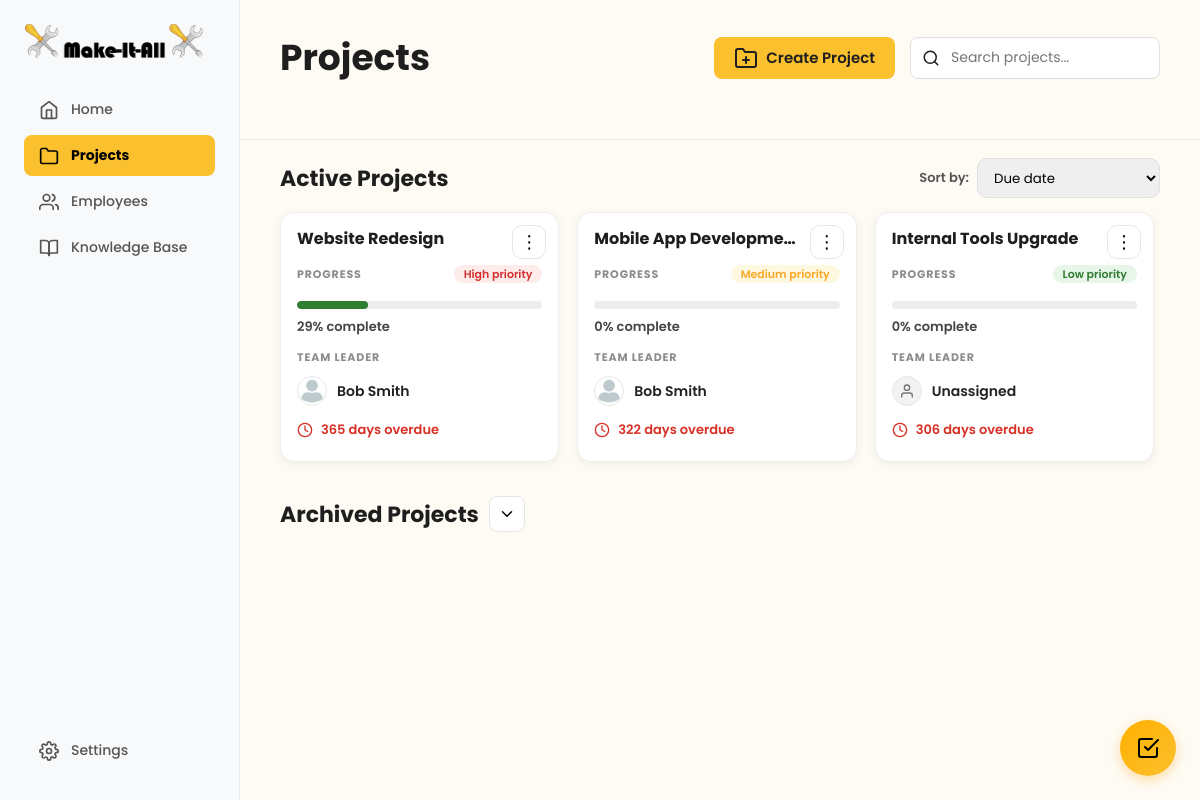
Before: /user/project/projects-overview.php with the older database file.
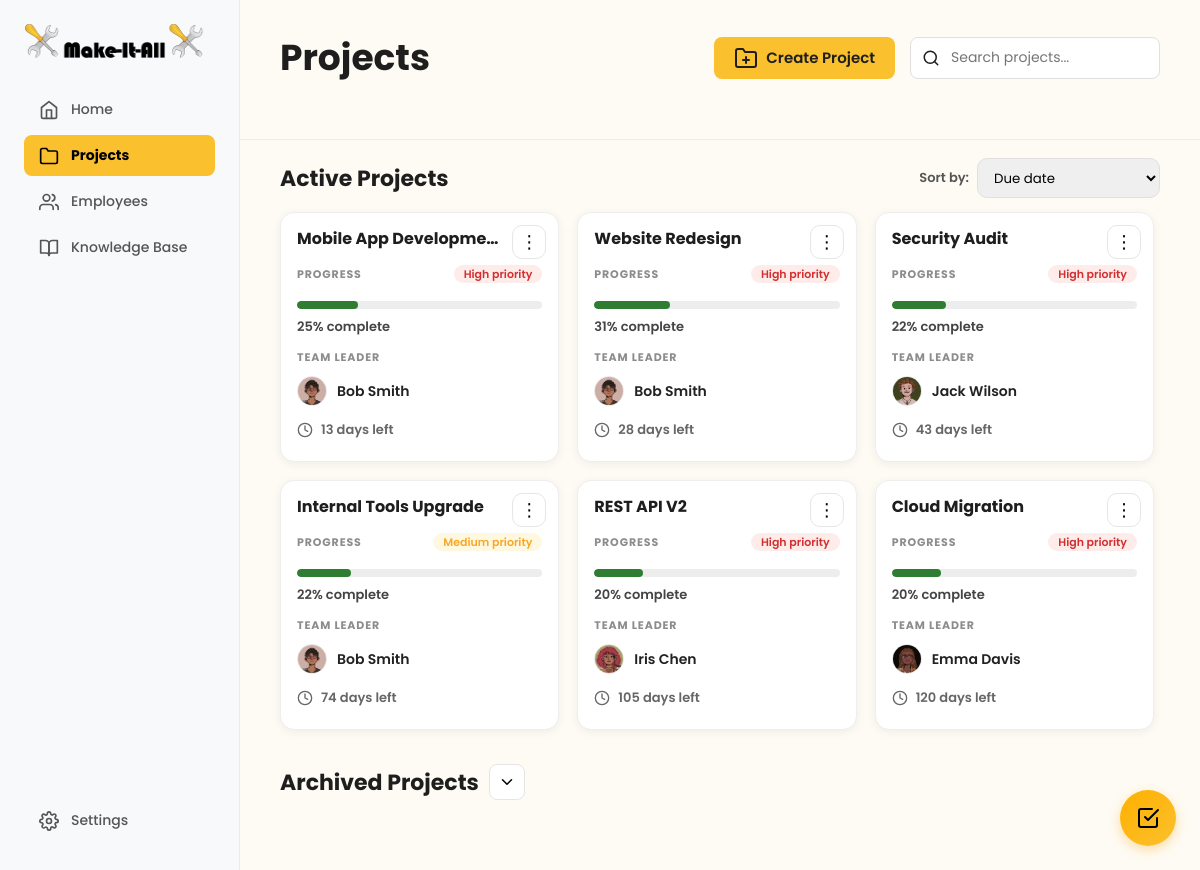
After: the same page with the newer database file.
### tables this page shows
CREATE TABLE projects (
    project_id INT AUTO_INCREMENT PRIMARY KEY,
    project_name VARCHAR(255) NOT NULL,
    description TEXT,
    created_by INT NOT NULL COMMENT 'Manager who created the project',
    team_leader_id INT NULL COMMENT 'Assigned team leader',
    start_date DATE NOT NULL,
    deadline DATE NOT NULL,
    estimated_completion_date DATE NULL COMMENT 'Calculated based on velocity',
    completed_date DATE NULL,
    status ENUM('planning', 'active', 'on_hold', 'completed', 'archived') DEFAULT 'active',
    priority ENUM('low', 'medium', 'high') DEFAULT 'medium',
    completion_percentage DECIMAL(5,2) DEFAULT 0.00,
    overdue_tasks_count INT DEFAULT 0,
    resource_level ENUM('sufficient', 'tight', 'under_resourced') DEFAULT 'sufficient',
    created_at TIMESTAMP DEFAULT CURRENT_TIMESTAMP,
    updated_at TIMESTAMP DEFAULT CURRENT_TIMESTAMP ON UPDATE CURRENT_TIMESTAMP,
    archived_at TIMESTAMP NULL,
    FOREIGN KEY (created_by) REFERENCES users(user_id) ON DELETE RESTRICT,
    FOREIGN KEY (team_leader_id) REFERENCES users(user_id) ON DELETE SET NULL,
    INDEX idx_status (status),
    INDEX idx_created_by (created_by),
    INDEX idx_team_leader (team_leader_id),
    INDEX idx_deadline (deadline),
    INDEX idx_priority (priority)
);

CREATE TABLE users (
    user_id INT AUTO_INCREMENT PRIMARY KEY,
    email VARCHAR(255) NOT NULL UNIQUE,
    password_hash VARCHAR(255) NULL COMMENT 'NULL for non-registered employees',
    is_registered BOOLEAN DEFAULT FALSE,
    first_name VARCHAR(100) NOT NULL,
    last_name VARCHAR(100) NOT NULL,
    profile_picture VARCHAR(255) DEFAULT '/default-avatar.png',
    role ENUM('manager', 'team_leader', 'team_member', 'technical_specialist') NOT NULL DEFAULT 'team_member',
    department VARCHAR(100),
    specialties TEXT COMMENT 'JSON array: ["Frontend", "React", "UX Design"]',
    manager_id INT NULL COMMENT 'Self-referencing FK - who manages this user',
    is_active BOOLEAN DEFAULT TRUE,
    last_login TIMESTAMP NULL,
    created_at TIMESTAMP DEFAULT CURRENT_TIMESTAMP,
    updated_at TIMESTAMP DEFAULT CURRENT_TIMESTAMP ON UPDATE CURRENT_TIMESTAMP,
    FOREIGN KEY (manager_id) REFERENCES users(user_id) ON DELETE SET NULL,
    INDEX idx_email (email),
    INDEX idx_role (role),
    INDEX idx_manager (manager_id),
    INDEX idx_is_registered (is_registered),
    INDEX idx_is_active (is_active)
);

### user/project/projects-overview.php (the view, shortened to what this page needs)
<?php
$database = new Database();
$db = $database->getConnection();
$isLoggedIn = isset($_SESSION['role'], $_SESSION['email'], $_SESSION['user_id']);
if (!$isLoggedIn) {
  $role = 'manager';
  $isManager = true;
  $currentUserId = 1;
} else {
  $role = $_SESSION['role'];
  $isManager = ($role === 'manager');
  $currentUserId = $_SESSION['user_id'];
}
function daysLeft(?string $estimated, ?string $deadline): ?int
{
  $target = $estimated ?: $deadline;
  $today = new DateTime('today');
  $targetDate = new DateTime($target);
  $diff = $today->diff($targetDate);
  return (int)$diff->format('%r%a');
}
$activeSql = "
  SELECT DISTINCT
    p.project_id,
    p.project_name,
    p.description,
    p.team_leader_id,
    p.status,
    p.priority,
    p.deadline,
    p.estimated_completion_date,
    -- live progress (doesn't rely on stored completion_percentage)
    COALESCE(tp.completion_percentage, 0) AS completion_percentage,
    u.first_name AS leader_first_name,
    u.last_name  AS leader_last_name,
    u.profile_picture AS leader_picture
  FROM projects p
  LEFT JOIN users u ON p.team_leader_id = u.user_id
  LEFT JOIN project_members pm ON pm.project_id = p.project_id
  --  task progress subquery (1 row per project)
  LEFT JOIN (
    SELECT
      project_id,
      ROUND(
        (SUM(CASE WHEN status = 'completed' THEN 1 ELSE 0 END) * 100.0) / NULLIF(COUNT(*), 0),
        2
      ) AS completion_percentage
    FROM tasks
    GROUP BY project_id
  ) tp ON tp.project_id = p.project_id
  WHERE p.status IN ('active','planning','on_hold','completed')
    AND p.status <> 'archived'
    AND (
      p.created_by = :uid
      OR p.team_leader_id = :uid
      OR pm.user_id = :uid
    )
  ORDER BY p.deadline ASC
";
$activeStmt = $db->prepare($activeSql);
$activeStmt->execute([':uid' => $currentUserId]);
$activeProjects = $activeStmt->fetchAll(PDO::FETCH_ASSOC);
?>
<!DOCTYPE html>
<html lang="en">
<head>
  <link rel="stylesheet" href="../dashboard.css">
  <link rel="stylesheet" href="projects-overview.css">
</head>
<body id="projects-overview-page">
  <?php include '../to-do/todo_widget.php'; ?>
  <div class="dashboard-container">
    <nav class="sidebar">
      <div class="nav-top">
        <div class="logo-container">
          <img src="../logo.png" alt="Make-It-All Logo" class="logo-icon">
        </div>
        <ul class="nav-main">
          <?php if ($role === 'manager' || $role === 'team_leader'): ?>
            <li><a href="../home/home.php"><i data-feather="home"></i>Home</a></li>
          <?php endif; ?>
          <li class="active-parent"><a href="projects-overview.php"><i data-feather="folder"></i>Projects</a></li>
          <?php if ($role === 'manager'): ?>
            <li><a href="../employees/employee-directory.php"><i data-feather="users"></i>Employees</a></li>
          <?php endif; ?>
          <li><a href="../knowledge-base/knowledge-base.html"><i data-feather="book-open"></i>Knowledge Base</a></li>
        </ul>
      </div>
      <div class="nav-footer">
        <ul>
          <li><a href="../settings.php"><i data-feather="settings"></i>Settings</a></li>
        </ul>
      </div>
    </nav>
    <main class="main-content">
      <header class="projects-header">
        <h1>Projects</h1>
        <div class="projects-controls">
          <?php if ($isManager): ?>
            <div>
              <a href="../home/create-project.php" class="create-new-project-button">
                <i data-feather="folder-plus"></i>
                Create Project
              </a>
            </div>
          <?php endif; ?>
          <div class="search-bar">
            <input type="text" id="project-search" placeholder="Search projects..." autocomplete="off">
          </div>
        </div>
      </header>
      <section class="projects-section" id="active-section">
        <div class="section-top">
          <h2 class="active-projects-title">Active Projects</h2>
          <div class="sort-wrap">
            <span class="sort-label">Sort by:</span>
            <select class="sort-dropdown" id="sortProjects">
              <option value="due">Due date</option>
            </select>
          </div>
        </div>
        <div class="projects-grid-scroll">
          <div class="projects-grid">
            <?php if (count($activeProjects) === 0): ?>
              <div class="empty-state">
                <i data-feather="inbox"></i>
                <p>No current active projects</p>
              </div>
            <?php else: ?>
              <?php foreach ($activeProjects as $p): ?>
                <?php
                $progress = (float)($p['completion_percentage'] ?? 0);
                $days = daysLeft($p['estimated_completion_date'] ?? null, $p['deadline'] ?? null);
                $leaderName = trim(($p['leader_first_name'] ?? '') . ' ' . ($p['leader_last_name'] ?? ''));
                if ($leaderName === '') $leaderName = 'Unassigned';
                $avatar = $p['leader_picture'] ?? '';
                $status = $p['status'] ?? '';
                if ($status === 'completed') {
                  $dateText = 'Completed';
                  $dateClass = 'days-pill is-completed';
                } elseif ($days === null) {
                  $dateText = 'No date set';
                  $dateClass = 'days-pill';
                } elseif ($days < 0) {
                  $dateText = abs($days) . ' days overdue';
                  $dateClass = 'days-pill is-overdue';
                } elseif ($days === 0) {
                  $dateText = 'Due today';
                  $dateClass = 'days-pill is-due';
                } else {
                  $dateText = $days . ' days left';
                  $dateClass = 'days-pill';
                }
                $priority = strtolower($p['priority'] ?? 'medium');
                ?>
                <article
                  class="project-card"
                  data-name="<?= strtolower(htmlspecialchars($p['project_name'])) ?>"
                  data-progress="<?= (int)$progress ?>"
                  data-deadline="<?= htmlspecialchars($p['deadline'] ?? '') ?>"
                  data-project-id="<?= htmlspecialchars($p['project_id'] ?? '') ?>"
                  data-deadline-text="<?= htmlspecialchars($dateText) ?>"
                  data-deadline-class="<?= htmlspecialchars($dateClass) ?>"
                  data-priority="<?= htmlspecialchars($priority) ?>"
                  data-description="<?= htmlspecialchars($p['description'] ?? '') ?>"
                  data-team-leader-id="<?= htmlspecialchars($p['team_leader_id'] ?? '') ?>"
                  data-team-leader-name="<?= htmlspecialchars($leaderName) ?>">
                  <?php if ($isManager): ?>
                    <div class="card-menu">
                      <button class="card-menu-btn" type="button" aria-label="Project actions">
                        ⋮
                      </button>
                    </div>
                  <?php endif; ?>
                  <h3 class="project-title"><?= htmlspecialchars($p['project_name']) ?></h3>
                  <div class="progress-head">
                    <span class="small-label">PROGRESS</span>
                    <span class="priority-pill priority-<?= htmlspecialchars($priority) ?>">
                      <?= ucfirst(htmlspecialchars($priority)) ?> priority
                    </span>
                  </div>
                  <div class="progress-track" aria-hidden="true">
                    <div class="progress-fill" style="width: <?= (int)round($progress) ?>%;"></div>
                  </div>
                  <div class="progress-text"><?= (int)round($progress) ?>% complete</div>
                  <div class="small-label leader-label">TEAM LEADER</div>
                  <div class="leader-row">
                    <?php if (!empty($avatar)): ?>
                      <img class="leader-avatar" src="<?= htmlspecialchars($avatar) ?>" alt="Leader pfp">
                    <?php else: ?>
                      <div class="leader-avatar leader-avatar--default" aria-hidden="true">
                        <i data-feather="user"></i>
                      </div>
                    <?php endif; ?>
                    <span class="leader-name"><?= htmlspecialchars($leaderName) ?></span>
                  </div>
                  <div class="card-footer">
                    <div class="<?= $dateClass ?>">
                      <i data-feather="clock"></i>
                      <span><?= htmlspecialchars($dateText) ?></span>
                    </div>
                  </div>
                </article>
              <?php endforeach; ?>
            <?php endif; ?>
          </div>
        </div>
      </section>
      <?php if ($isManager): ?>
        <section class="projects-section" id="archived-section">
          <div class="section-top">
            <div class="section-title-with-toggle">
              <h2>Archived Projects</h2>
              <button type="button" id="jumpToArchived" class="archive-jump-btn">
                <i data-feather="chevron-down"></i>
              </button>
            </div>
          </div>
        </section>
      <?php endif; ?>
    </main>
  </div>
</body>
</html>

### user/to-do/todo_widget.php (shortened to what this page needs)
<div class="floating-todo-widget" id="floating-todo-widget">
  <button class="todo-fab" id="todo-fab" aria-label="Toggle personal todos">
    <i data-feather="check-square"></i>
  </button>
</div>

### user/dashboard.css (style rules this page uses)
html, body { height: 100%; }
body { background: #FEFBF4; font-family: 'Poppins', sans-serif; margin: 0; height: 100vh; color: #1E1E1E; overflow: hidden; }
* { box-sizing: border-box; }
a { color: #1E1E1E; transition: color 0.2s ease; }
.dashboard-container { display: flex; width: 100%; height: 100vh; }
.sidebar { width: 240px; flex-shrink: 0; background: #F8F9FA; padding: 24px; display: flex; flex-direction: column; justify-content: space-between; border-right: 1px solid #EAECEE; }
.logo-container { display: flex; align-items: center; gap: 8px; font-size: 20px; font-weight: 700; margin-bottom: 30px; }
.logo-icon { width: 180px; height: 35px; }
.sidebar ul { list-style: none; padding: 0; margin: 0; }
.sidebar ul a { display: flex; align-items: center; gap: 12px; padding: 10px 15px; text-decoration: none; color: #555; font-weight: 500; border-radius: 8px; margin-bottom: 5px; font-size: 14px; }
.sidebar ul a svg { width: 20px; height: 20px; }
.sidebar ul.nav-main>li.active-parent>a { background: #FBC02D; color: black; font-weight: 700; }
.main-content { flex: 1; padding: 0; display: flex; flex-direction: column; min-height: 0; overflow-y: auto; height: 100vh; }
.floating-todo-widget { position: fixed; bottom: 24px; right: 24px; z-index: 999; }
.todo-fab { position: relative; width: 56px; height: 56px; border-radius: 50%; background: linear-gradient(135deg, #FFB000, #FBC02D); border: none; box-shadow: 0 4px 12px rgba(251, 176, 45, 0.4); cursor: pointer; display: flex; align-items: center; justify-content: center; transition: all 0.3s ease; }

Changed rows visible on the page:
changed projects "Mobile App Developme…": priority "Medium" → "High"; progress "0" → "25"; team_leader.profile_picture: picture added in place of a placeholder; deadline "2025-03-30" → "2026-02-28" (drawn); dateText "322 days overdue" → "13 days left"; moves up the list
changed projects "Website Redesign": $progress 29 → 31 (drawn); progress "29" → "31"; team_leader.profile_picture: picture added in place of a placeholder; deadline "2025-02-15" → "2026-03-15" (drawn); dateText "365 days overdue" → "28 days left"
added projects: project_name "Security Audit", priority "High", progress "22", team_leader.profile_picture (picture), team_leader.last_name "Jack Wilson", dateText "43 days left"
changed projects "Internal Tools Upgrade": priority "Low" → "Medium"; progress "0" → "22"; team_leader.profile_picture: picture added; team_leader.last_name "Unassigned" → "Bob Smith"; status "planning" → "active" (drawn); dateText "306 days overdue" → "74 days left"
added projects: project_name "REST API V2", priority "High", progress "20", team_leader.profile_picture (picture), team_leader.last_name "Iris Chen", dateText "105 days left"
added projects: project_name "Cloud Migration", priority "High", progress "20", team_leader.profile_picture (picture), team_leader.last_name "Emma Davis", dateText "120 days left"
